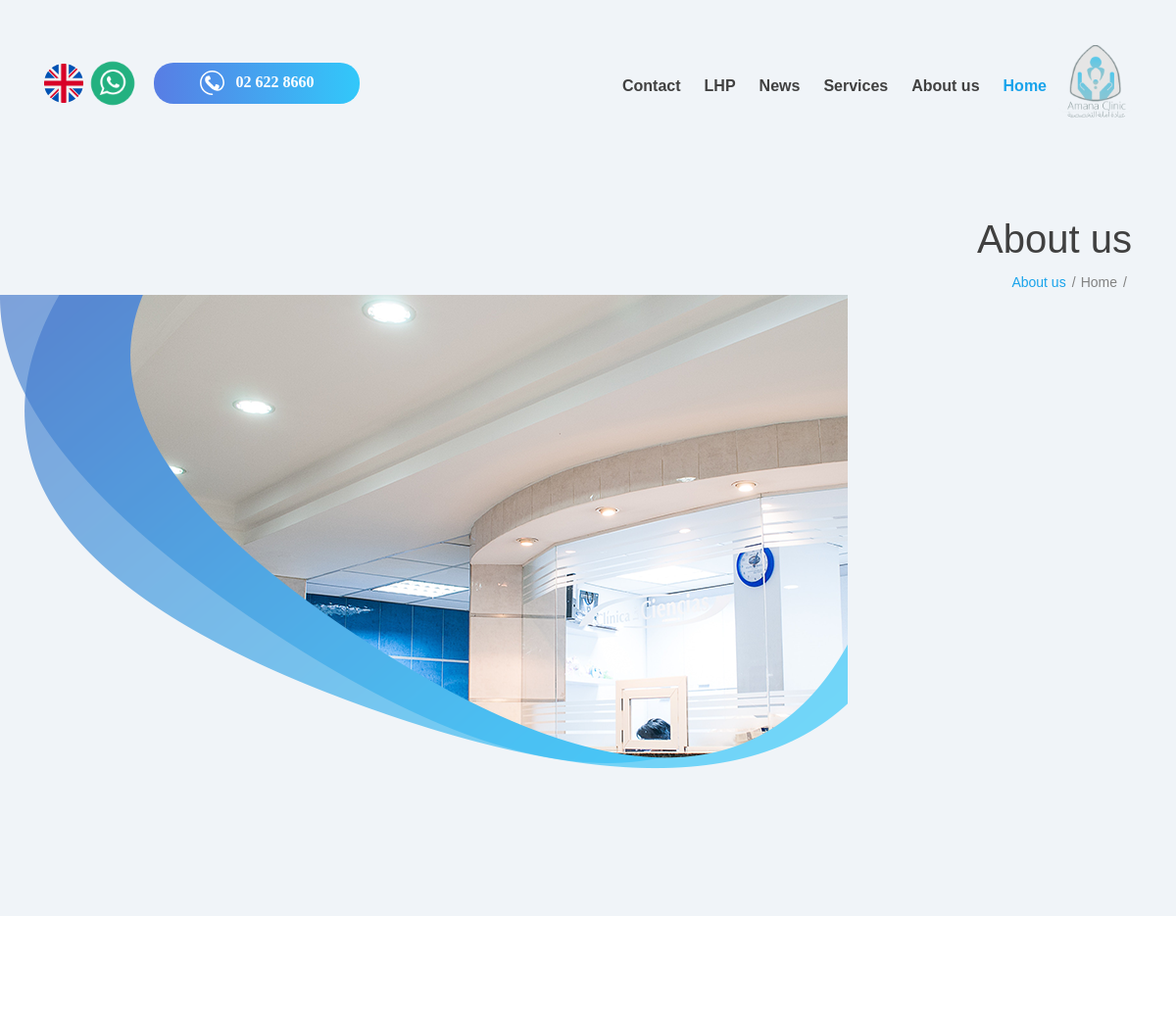
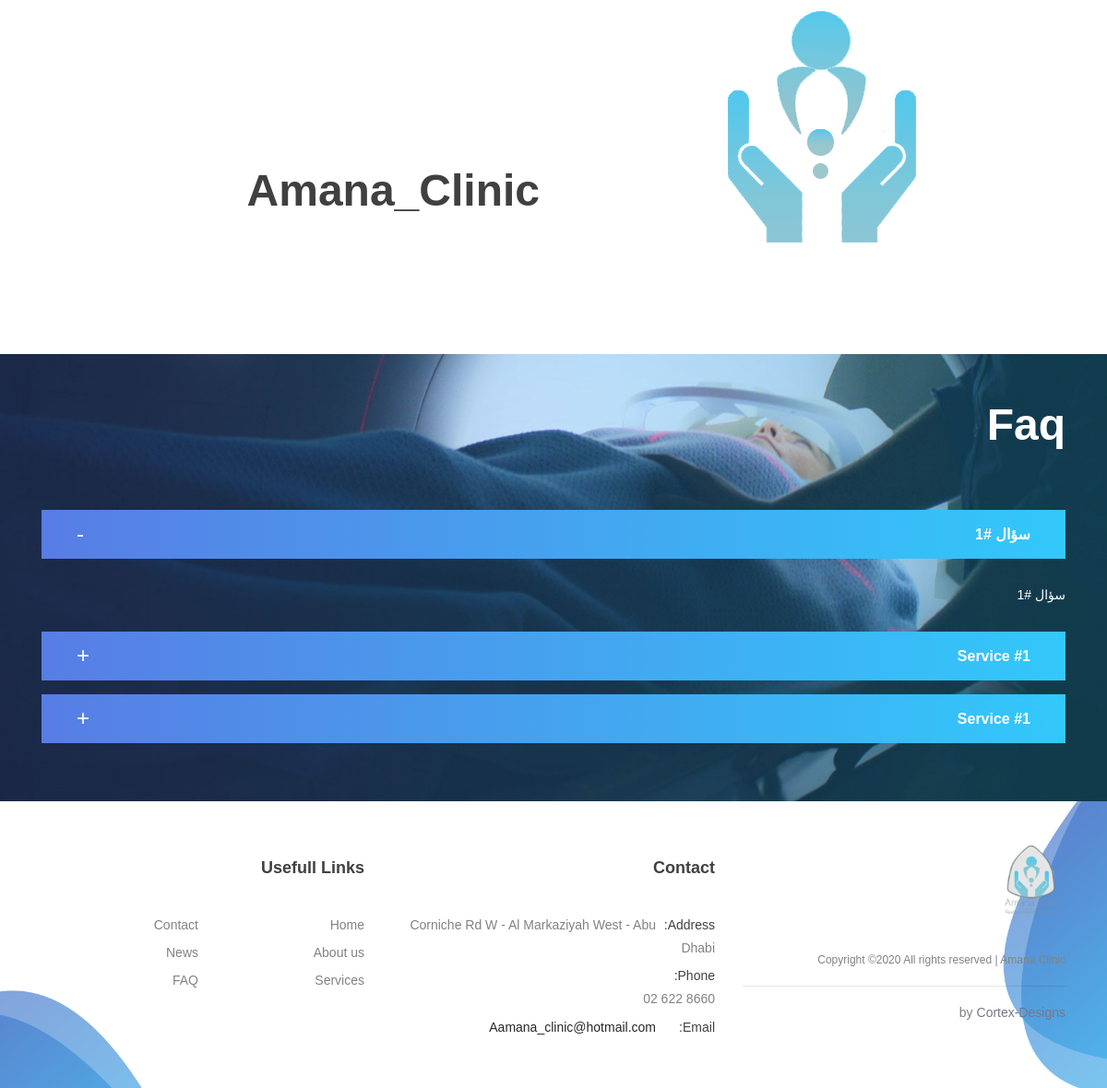
/about, run on the app's committed database (2 pictures, top to bottom).
### amana/models.py (models this page shows, shortened)
class FAQ(db.Model):
    id = db.Column(db.Integer, primary_key=True)
    title = db.Column(db.String(100), nullable=False)
    title_en = db.Column(db.String(100), nullable=False)
    date_posted = db.Column(db.DateTime, nullable=False, default=datetime.utcnow)
    content = db.Column(db.Text, nullable=False)
    content_en = db.Column(db.Text, nullable=False)

### amana/main/routes.py (the view)
@main.route("/about")
def about():
    info = Information_and_Records.query.first()
    FAQs = FAQ.query
    return render_template('about.html', title='About', info = info, FAQ= FAQs)

### amana/__init__.py (called while the page is built)
@babel.localeselector
def get_locale():
	if request.args.get('locale'):
		return request.args.get('locale')
	else:
		return 'ar'

def add_style_if_ar(style: str, style_en = ''):
    if (get_locale() and ('ar' in get_locale())):
    	return str(style)
    else:
    	return style_en

### amana/templates/about.html (shortened to what this page needs)
{% extends "layout.html" %}
{% block content %}
<div class="container">
    <div class="row" style="{{add_style_if_ar('direction:rtl;text-align:right;')}}">
        <div class="col-12">
            <h1>{{_('About us')}}</h1>
            <div class="breadcrumbs" >
                <ul class="d-flex flex-wrap align-items-center p-0 m-0">
                    <li><a href="{{url_for('main.test', locale = request.args.get('locale'))}}">{{_('Home')}}</a></li>
                    <li>{{_('About us')}}</li>
                </ul>
            </div>
        </div>
    </div>
</div>
<img class="header-img" src="images/about-bg.png" alt="">
</header>
<div class="med-history">
    <div class="container">
        <div class="row align-items-end">
            <div class="col-12 col-lg-6" style="{{add_style_if_ar('direction: rtl;text-align: right;', 'direction: ltr;text-align: left;')}}">
                <h2>{{_('Amana_Clinic')}}</h2>
            </div>
            <div class="col-12 col-lg-6 mt-5 mt-lg-0" style="text-align:center;">
                <img class="responsive" src="static/img/about-logo.png" alt="">
            </div>
        </div>
    </div>
</div>
<div class="faq-stuff" style="background: url({{ url_for('static', filename = 'images/faq-bg.jpg') }}) no-repeat center #fff;position: relative;padding: 48px 0;background-size: cover;font-size: 14px;color: #828282;">
    <div class="container">
        <div class="row" style="{{add_style_if_ar('direction: rtl;text-align: right;', 'direction: ltr;text-align: left;')}}">
            <div class="col-12">
                <h2>{{_("Faq")}}</h2>
            </div>
            <div class="col-12">
                <div class="accordion-wrap type-accordion">
            {%for faq in FAQ%}
                    <h3 class="entry-title d-flex justify-content-between align-items-center {{'active' if (loop.index == 0) else '' }}">{{add_style_if_ar(faq.title,faq.title_en)}}<span class="arrow-r"></span></h3>
                    <div class="entry-content {{'accordion-active' if (loop.index == 0) else '' }}" style="display: {{'none' if (loop.index != 1) else 'block' }};">
                        <p>{{add_style_if_ar(faq.content,faq.content_en)}}</p>
                    </div>
            {%endfor%}
        </div>
    </div>
        </div>
    </div>
</div>
{% endblock content %}

### amana/static/css/main.css (style rules this page uses)
body { background: #fafafa; color: #333333; margin-top: 5rem; }
h1, h2, h3, h4, h5, h6 { color: #444444; }

### amana/static/css/style.css (style rules this page uses)
body { color: #404040; font-size: 16px; line-height: 1.8; font-family: 'Segoe UI light', sans-serif; }
img { vertical-align: baseline; }
a { color: #262626; }
.accordion-wrap { position: relative; }
.accordion-wrap .entry-content { margin: 0; }
.accordion-wrap .entry-title { padding: 12px 38px; margin-bottom: 15px; background: #f3f3f3; font-size: 16px; font-weight: 600; color: #404040; cursor: pointer; }
.accordion-wrap .entry-title { border: 0; background: -moz-linear-gradient(180deg, rgba(50,200,250,1) 0%, rgba(88,125,228,1) 100%); background: -webkit-gradient(linear, left top, right top, color-stop(0%, rgba(50,200,250,1)), color-stop(100%, rgba(188,125,228,1))); background: -webkit-linear-gradient(180deg, rgba(50,200,250,1) 0%, rgba(88,125,228,1) 100%); background: -o-linear-gradient(180deg, rgba(50,200,250,1) 0%, rgba(88,125,228,1) 100%); background: -ms-linear-gradient(180deg, rgba(50,200,250,1) 0%, rgba(88,125,228,1) 100%); background: linear-gradient(270deg, rgba(50,200,250,1) 0%, rgba(88,125,228,1) 100%); filter: progid:DXImageTransform.Microsoft.gradient( startColorstr='#18a3eb', endColorstr='#18a3eb',GradientType=1 ); color: #fff; }
.accordion-wrap .entry-title .arrow-r::before, .accordion-wrap .entry-title .arrow-d::before { content: "+"; font-size: 24px; font-weight: 400; }
.accordion-wrap .entry-title .arrow-d::before { content: "-"; }
.accordion-wrap .entry-content { display: none; }
.accordion-wrap .entry-content p { padding: 10px 0; font-size: 14px; line-height: 2; color: #828282; }
.breadcrumbs { font-size: 14px; font-weight: 500; color: #828282; }
.breadcrumbs ul { list-style: none; }
.breadcrumbs li { position: relative; padding-right: 10px; margin-right: 5px; color: #18a3eb; }
.breadcrumbs li::before { content: "/"; position: absolute; top: 0; right: 0; width: 6px; height: 100%; color: #828282; }
.breadcrumbs li:nth-last-of-type(1)::after { display: none; }
.breadcrumbs a { color: #828282; }
.med-history { padding: 100px 0; }
.med-history h2, .medical-team h2, .quality-services h2 { margin-bottom: 48px; font-size: 48px; font-weight: 600; color: #404040; }
.med-history img { max-width: 100%; }
.faq-stuff { padding: 100px 0; background: url("images/faq-bg.jpg") no-repeat; background-size: cover; }
.faq-stuff h2 { margin-bottom: 64px; font-size: 48px; font-weight: 600; color: #fff; }
.faq-stuff .accordion-wrap .entry-content p { color: #fff; }

### data on the page
FAQ: title+title_en "سؤال #1", content+content_en "سؤال #1"
FAQ: title+title_en "Service #1"
FAQ: title+title_en "Service #1"
